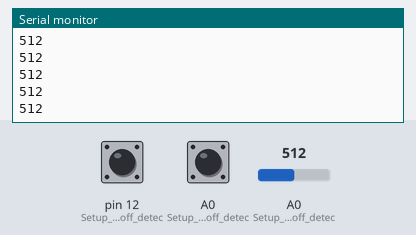
Bench run of a sketch on a simulated Arduino Uno, built with avr-gcc and run on an emulated ATmega328P. On the bench: the last lines printed to the serial monitor. Inputs (shaded band) come from the test bench; at power-on: pin 12 (Setup_for_leads_off_detec) LOW, A0 (Setup_for_leads_off_detec) = 512, A0 (Setup_for_leads_off_detec) LOW.

Above: at 1.2 s.
1.3 s: pin 12 (Setup_for_leads_off_detec) pulled HIGH for 0.15 s
2.9 s: A0 (Setup_for_leads_off_detec) set to 716
At 4.0 s:
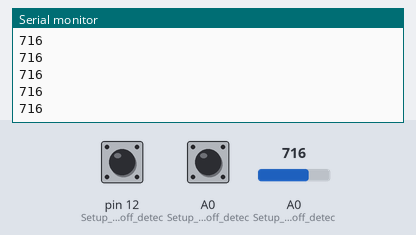
4.4 s: A0 (Setup_for_leads_off_detec) pulled HIGH for 0.15 s
6.0 s: A0 (Setup_for_leads_off_detec) set to 900
At 7.1 s:
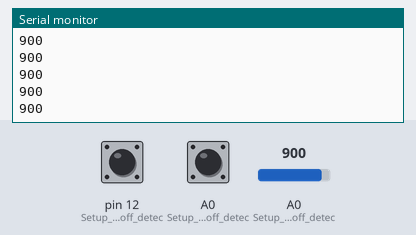
7.5 s: pin 12 (Setup_for_leads_off_detec) pulled HIGH for 1 s
At 8.0 s:
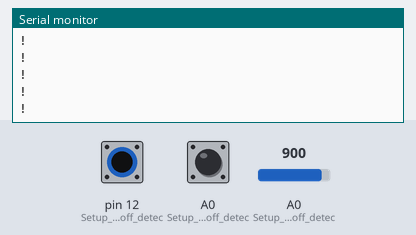
10.0 s: A0 (Setup_for_leads_off_detec) pulled HIGH for 0.15 s
Timing chart, 0 to 12.0 s (numbered marks = the images above; inputs shaded):
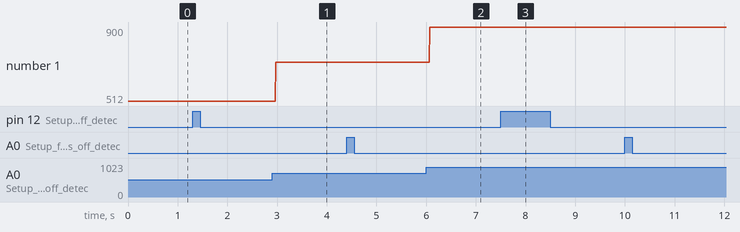

The sketch:

ECG_Monitoring_System.ino
```cpp
void setup()
{
  // Initialize the serial communication:
  Serial.begin(9600);
  pinMode(14, INPUT); // Setup for leads off detection LO + (Pin D5)
  pinMode(12, INPUT); // Setup for leads off detection LO - (Pin D6)
}

void loop() {
  // FIXED: Changed pins 10 and 11 to match your setup pins 14 and 12
  if((digitalRead(14) == 1) || (digitalRead(12) == 1)){
    Serial.println('!');
  }
  else{
    // Send the value of analog input 0:
    Serial.println(analogRead(A0));
  }
  // Wait for a bit to keep serial data from saturating
  delay(1);
}
```

Measured:
- after the input at 2.9 s, the serial monitor: prints a new line after 0.07 s (image 1)
- after the input at 6.0 s, the serial monitor: prints a new line after 0.07 s (image 2)
- plotted number 1: 512 → 716 after the input at 2.9 s, 716 → 900 after the input at 6.0 s
